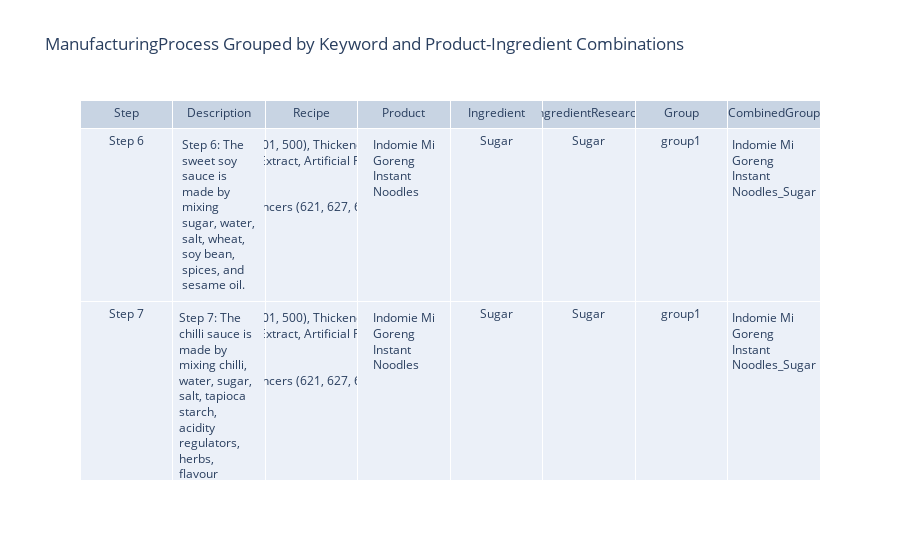

Notebook code for this chart:
### Code cell
import pandas as pd
import plotly.graph_objects as go

query = """
MATCH (r:Recipe)-[:HAS_MANUFACTURING_PROCESS]->(mp:ManufacturingProcess)
MATCH (p:Product)-[:HAS_RECIPE]->(r)
MATCH (r)-[:USES_INGREDIENT]->(i:Ingredient)
MATCH (i)-[:HAS_RESEARCH]->(z:IngredientResearch)
RETURN mp.Step AS ManufacturingProcessStep, 
       mp.Description AS ManufacturingProcessDescription,
       r.ingredients_orig AS Recipe, 
       p.name AS Product,
       i.name AS Ingredient,
       z.ingredient_name AS IngredientResearch
"""

# Retrieve data from Neo4j
with driver.session() as session:
    result = session.run(query)
    neo4j_data = [record.data() for record in result]

# Create DataFrame from neo4j_data
df = pd.DataFrame(neo4j_data)

# Define keyword groups
keyword_groups = {
    'group1': ['water', 'sugar'],
    'group2': ['water', 'and']
}

# Function to check if a description contains all keywords in a group
def check_keywords(description, keywords):
    return all(kw.lower() in str(description).lower() for kw in keywords) if pd.notnull(description) else False

# Create a function to assign group
def assign_group(description):
    for group_name, keywords in keyword_groups.items():
        if check_keywords(description, keywords):
            return group_name
    return None

# Apply the function to create the Group column
df['Group'] = df['ManufacturingProcessDescription'].apply(assign_group)

# Create a function to assign combined group based on Product, Ingredient, and Description
def assign_combined_group(row):
    return f"{row['Product']}_{row['IngredientResearch']}" if pd.notnull(row['Product']) and pd.notnull(row['IngredientResearch']) else None

# Apply the function to create the CombinedGroup column
df['CombinedGroup'] = df.apply(assign_combined_group, axis=1)

# Filter rows that belong to any group
filtered_df = df.dropna(subset=['Group', 'CombinedGroup'])

# create the Plotly table
fig_data = [go.Table(
    header=dict(values=['Step', 'Description','Recipe', 'Product', 'Ingredient','IngredientResearch', 'Group', 'CombinedGroup']),
    cells=dict(values=[filtered_df['ManufacturingProcessStep'], 
                       filtered_df['ManufacturingProcessDescription'], 
                       filtered_df['Recipe'], 
                       filtered_df['Product'],
                       filtered_df['Ingredient'],
                       filtered_df['IngredientResearch'], 
                       filtered_df['Group'],
                       filtered_df['CombinedGroup']])
)]

# set up layout
fig_layout = go.Layout(
    title='ManufacturingProcess Grouped by Keyword and Product-Ingredient Combinations'
)

fig = go.Figure(data=fig_data, layout=fig_layout)
fig.show()

### Figure 1 — Plotly figure (JSON) as saved in the notebook; plotly's stock layout.template omitted (floating-point values rounded to 4 significant figures; data arrays with more than 128 entries replaced by an {"elided": "..."} marker saying what was removed)
{"data": [{"cells": {"values": {"elided": "8x134 str values"}}, "header": {"values": ["Step", "Description", "Recipe", "Product", "Ingredient", "IngredientResearch", "Group", "CombinedGroup"]}, "type": "table"}], "layout": {"title": {"text": "ManufacturingProcess Grouped by Keyword and Product-Ingredient Combinations"}}}
